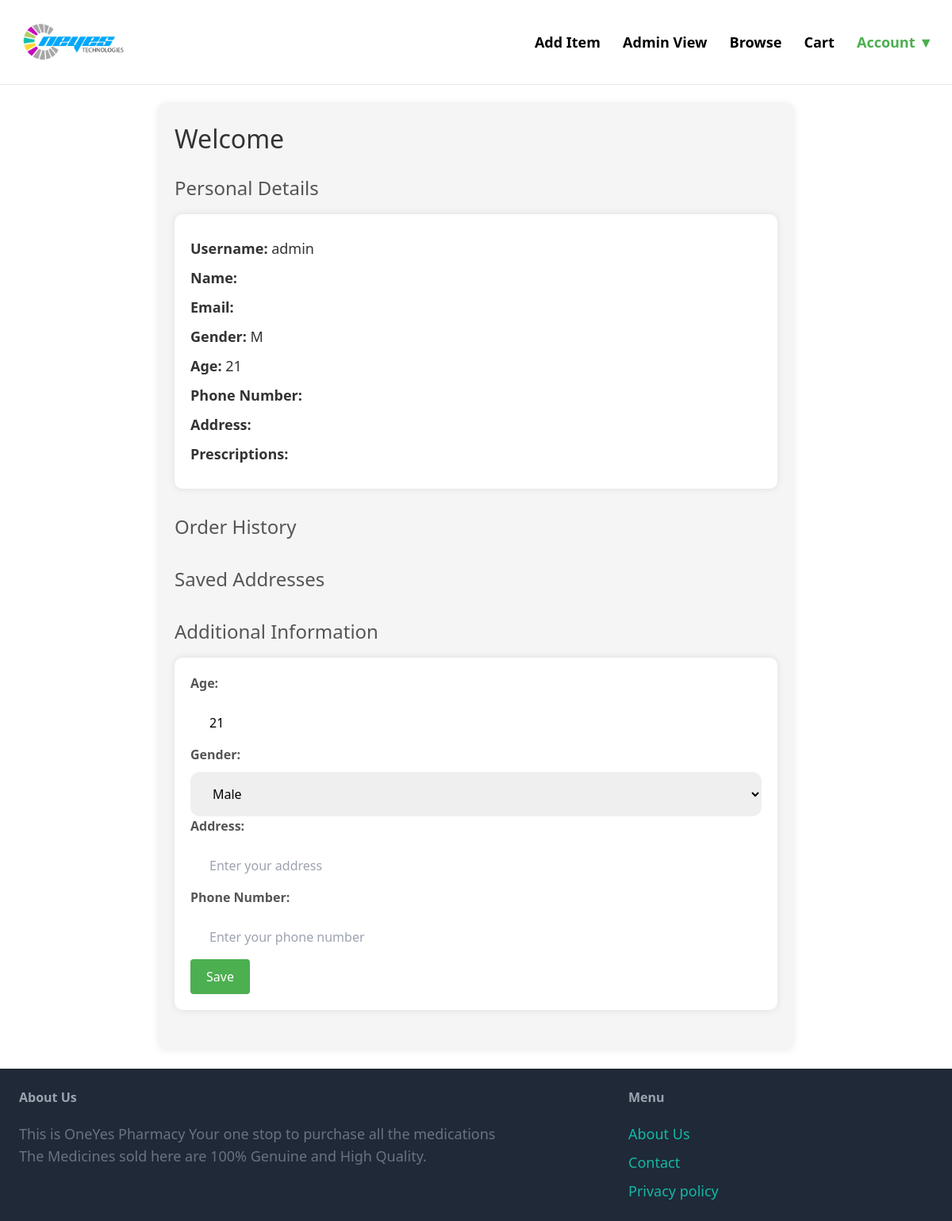
Screenshot of /myprofile/ (signed in) with the database file from the repository.
### core/models.py (models this page shows)
class UserProfile(models.Model):
    user = models.OneToOneField(User, on_delete=models.CASCADE)
    age = models.IntegerField(blank=True, null=True)
    gender = models.CharField(max_length=10, blank=True)
    address = models.CharField(max_length=100, blank=True)
    phonenumber = models.CharField(max_length=20, blank=True)

### core/views.py (the view)
# urls.py: path('myprofile/', views.myprofile, name='myprofile'),
def myprofile(request):
    user_profile, created = UserProfile.objects.get_or_create(user=request.user)
    if request.method == "POST":
        form = AdditionalInfoForm(request.POST, instance=user_profile)
        if form.is_valid():
            form.save()
            return redirect('/')  # Redirect to the same page after saving
    else:
        form = AdditionalInfoForm(instance=user_profile)
    return render(request, 'core/myprofile.html', {'form': form, 'user_profile': user_profile })

### core/forms.py
class AdditionalInfoForm(forms.ModelForm):
    class Meta:
        model = UserProfile
        fields = ['age', 'gender', 'address', 'phonenumber']
        labels = {
            'age': 'Age',
            'gender': 'Gender',
            'address': 'Address',
            'phonenumber': 'Phone Number',
        }
        GENDER_CHOICES = [
        ('M', 'Male'),
        ('F', 'Female'),
        ('O', 'Other'),
    ]
        widgets = {
            'age': forms.TextInput(attrs={'class': 'w-full py-4 px-6 rounded-xl', 'placeholder': 'Enter your age'}),
            'gender': forms.Select(attrs={'class': 'w-full py-4 px-6 rounded-xl',}, choices=GENDER_CHOICES),
            'address': forms.TextInput(attrs={'class': 'w-full py-4 px-6 rounded-xl', 'placeholder': 'Enter your address'}),
            'phonenumber': forms.TextInput(attrs={'class': 'w-full py-4 px-6 rounded-xl', 'placeholder': 'Enter your phone number'}),
        }

### core/templates/core/myprofile.html (shortened to what this page needs)
{% extends 'core/base.html' %}
{% block content %}
<div style="max-width: 800px; margin: 0 auto; padding: 20px; border-radius: 10px; background-color: #f5f5f5; box-shadow: 0 0 10px rgba(0, 0, 0, 0.1);">
    <h1 style="font-size: 32px; margin-bottom: 20px; color: #333;">Welcome {{ user.first_name }}</h1>
    <div style="margin-bottom: 30px;">
        <h2 style="font-size: 24px; margin-bottom: 15px; color: #555;">Personal Details</h2>
        <div style="background-color: #fff; padding: 20px; border-radius: 10px; box-shadow: 0 0 10px rgba(0, 0, 0, 0.1);">
            <p style="margin: 10px 0; font-size: 18px; color: #333;"><strong>Username:</strong> {{ user.username }}</p>
            <p style="margin: 10px 0; font-size: 18px; color: #333;"><strong>Name:</strong> {{ user.first_name }} {{ user.last_name }}</p>
            <p style="margin: 10px 0; font-size: 18px; color: #333;"><strong>Email:</strong> {{ user.email }}</p>
            <p style="margin: 10px 0; font-size: 18px; color: #333;"><strong>Gender:</strong> {{ user_profile.gender }}</p>
            <p style="margin: 10px 0; font-size: 18px; color: #333;"><strong>Age:</strong> {{ user_profile.age }}</p>
            <p style="margin: 10px 0; font-size: 18px; color: #333;"><strong>Phone Number:</strong> {{ user_profile.phonenumber }}</p>
            <p style="margin: 10px 0; font-size: 18px; color: #333;"><strong>Address:</strong> {{ user_profile.address }}</p>
            <p style="margin: 10px 0; font-size: 18px; color: #333;"><strong>Prescriptions:</strong> {{ user.prescriptions }}</p>
        </div>
    </div>
    <div style="margin-bottom: 30px;">
        <h2 style="font-size: 24px; margin-bottom: 15px; color: #555;">Order History</h2>
    </div>
    <div style="margin-bottom: 30px;">
        <h2 style="font-size: 24px; margin-bottom: 15px; color: #555;">Saved Addresses</h2>
    </div>
    <div style="margin-bottom: 30px;">
        <h2 style="font-size: 24px; margin-bottom: 15px; color: #555;">Additional Information</h2>
        <div style="background-color: #fff; padding: 20px; border-radius: 10px; box-shadow: 0 0 10px rgba(0, 0, 0, 0.1);">
            <form method="post">
                <label for="id_age" style="display: block; margin-bottom: 10px; font-weight: bold; color: #555;">Age:</label>
                {{ form.age }}
                <label for="id_gender" style="display: block; margin-bottom: 10px; font-weight: bold; color: #555;">Gender:</label>
                {{ form.gender }}
                <label for="id_address" style="display: block; margin-bottom: 10px; font-weight: bold; color: #555;">Address:</label>
                {{ form.address }}
                <label for="id_phonenumber" style="display: block; margin-bottom: 10px; font-weight: bold; color: #555;">Phone Number:</label>
                {{ form.phonenumber }}
                <button type="submit" style="background-color: #4CAF50; color: white; padding: 10px 20px; border: none; border-radius: 4px; cursor: pointer;">Save</button>
            </form>
        </div>
    </div>
</div>
{% endblock %}

### rows the page displays
UserProfile: gender "M", age "21", gender "Male"

### other values shown
{{ user.username }} "admin"
